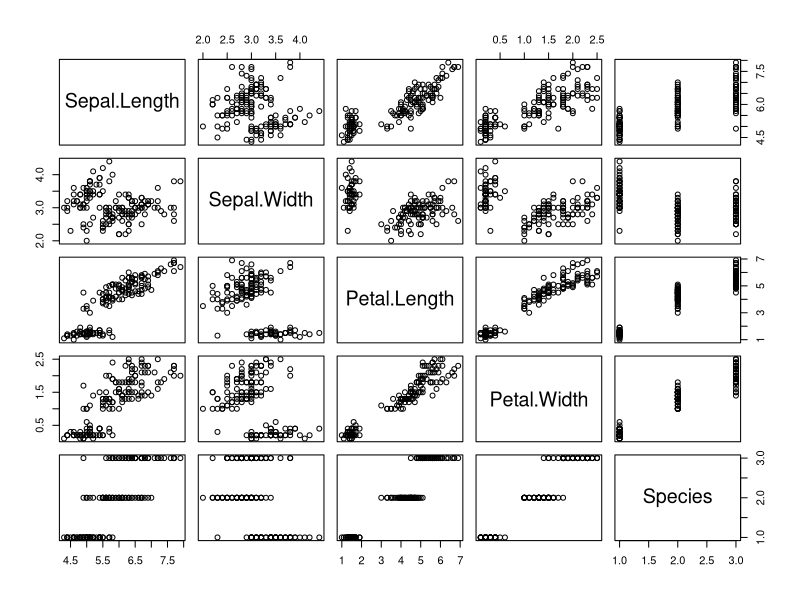
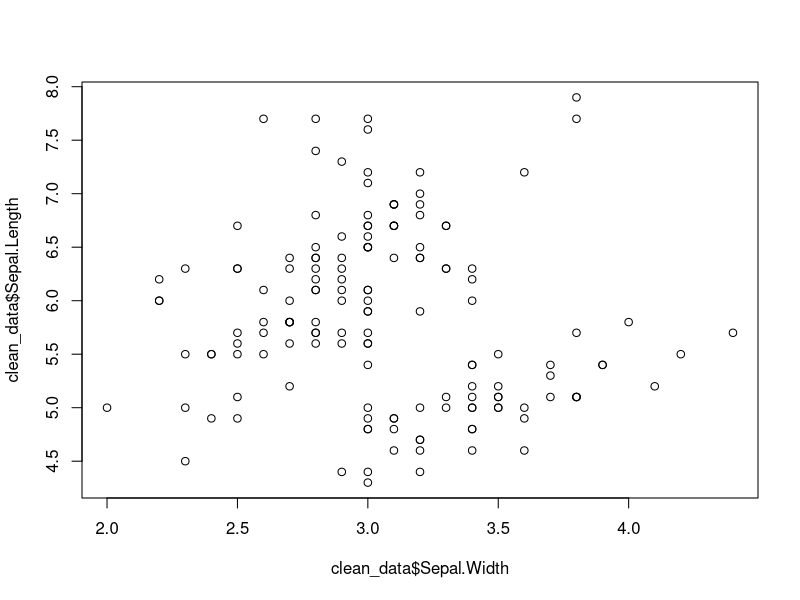

Write the R code that produced these figures, in order.
library(datasets)
data(iris)
summary(iris)
plot(iris)
print(cor(iris[, 1:4]))
# Remove missing and infinite values
clean_data <- na.omit(iris[, c("Sepal.Width", "Sepal.Length")])
plot(clean_data$Sepal.Width, clean_data$Sepal.Length)

